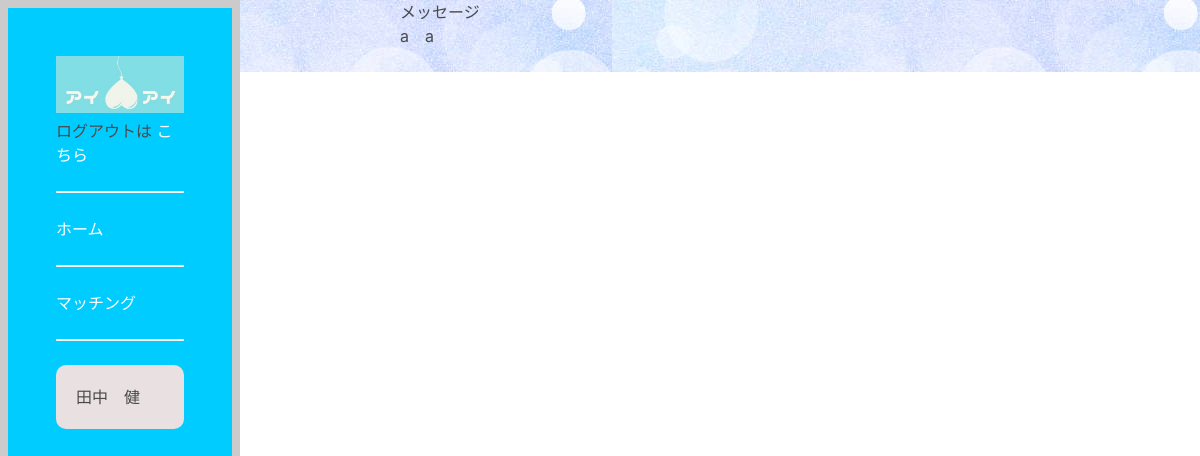
The page /UserView/28 (signed in) on the database as committed earlier.
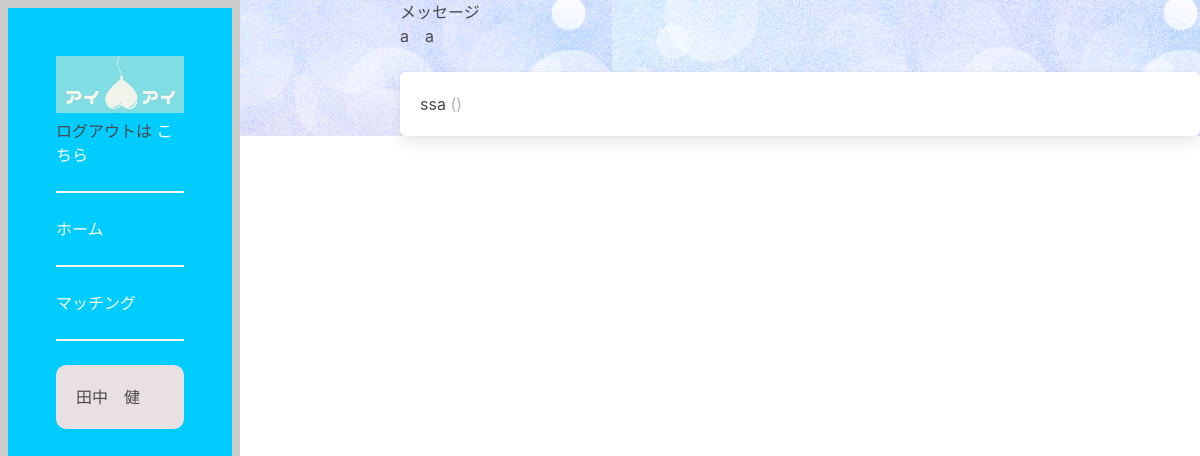
The same page on the database as committed later.
### dwitter/models.py (models this page shows, shortened)
class Dweet(models.Model):
    user = models.ForeignKey(
        User, related_name="dweets", on_delete=models.DO_NOTHING
    )
    body = models.CharField(max_length=140)
    created = models.DateTimeField(auto_now_add=True)

### dwitter/views.py (the view)
# urls.py: path("UserView/<int:pk>", views.UserView.as_view(), name="UserView"),
class UserView(LoginRequiredMixin, DetailView):
    template_name = 'dwitter/message.html'
    model = Profile

### dwitter/templates/dwitter/message.html (shortened to what this page needs)
{% extends 'base.html' %}
{% block content %}
<p>メッセージ</p>
<p>{{profile.user.account.last_name}}　{{profile.user.account.first_name}}</p>
<p>{{profile.last_name}}　{{account.first_name}}</p>
{% for dweet in profile.user.dweets.all %}
<a href="{% url 'comment' dweet.pk %}">
<div class="box">
    {{ dweet.body }}
    <span class="is-small has-text-grey-light">
        ({{ dweet.created_at }})
    </span>
</div>
</a>
{% endfor %}
{% endblock content %}

Rows that differ between the two databases and show on the page:
added Dweet: body "ssa"
